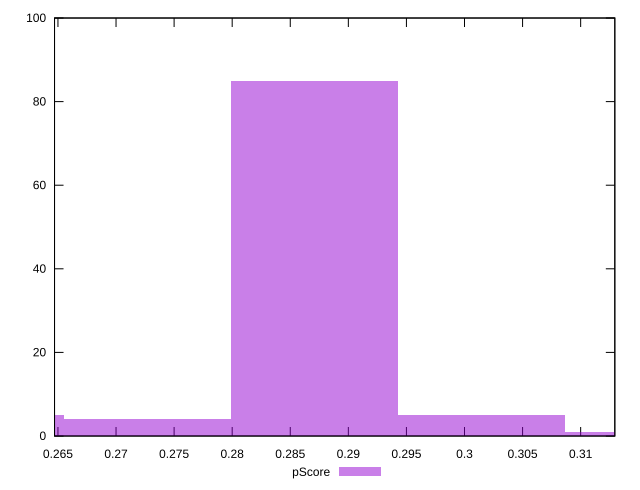

Source code (gnuplot):
reset

$pScore <<EOF
0.315797110855992 1
0.3014426967261742 5
0.2870882825963563 85
0.2583794543367207 5
0.2727338684665385 4
EOF

set key outside below
set boxwidth 0.014354414129817817
set xrange [0.2647058823529412:0.3129411764705882]
set yrange [0:100]
set trange [0:100]
set style fill transparent solid 0.5 noborder
set terminal svg size 640, 490 enhanced background rgb 'white'
set output "report_00019_2021-02-10T18-14-37.922Z//uses-text-compression/samples/pages+cached+noadtech+nomedia/pScore/histogram.svg"

plot $pScore title "pScore" with boxes

reset
